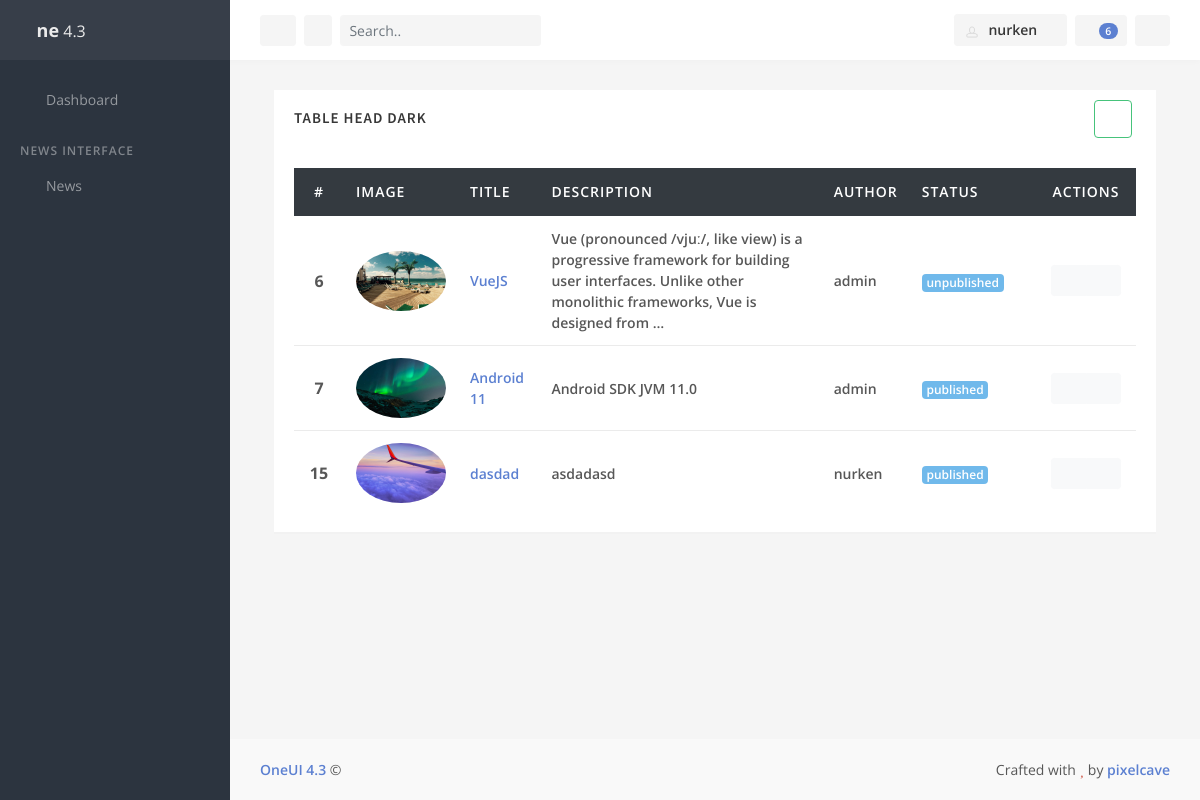
Page /news/ (signed in) on the committed database.
### news/models.py (models this page shows, shortened)
class News(models.Model):
    STATUS = [
        ('published', 'Published'),
        ('unpublished', 'Unpublished')
    ]
    title = models.CharField(verbose_name="Название", max_length=255)
    description = models.TextField(verbose_name="Описание")
    author = models.ForeignKey(User, on_delete=models.CASCADE)
    tag = models.ManyToManyField('Tag', null=True, blank=True, default=None)
    status = models.CharField(max_length=255, choices=STATUS, default="published")
    image = models.ImageField(null=True, blank=True)
    created_at = models.DateTimeField(verbose_name = "Дата создание", auto_now_add=timezone.now())
    class Meta:
        verbose_name = 'Новость'
        verbose_name_plural = 'Новости'

### news/views.py (the view)
# urls.py: path('', views.NewsCreate.as_view(), name="news"),
class NewsCreate(LoginRequiredMixin, CreateView):
    login_url = '/login'
    template_name = 'news/news.html'
    model = News
    fields = '__all__'
    def get_context_data(self, **kwargs):
        context = super().get_context_data(**kwargs)
        context["news"] = News.objects.all()
        context["forms"] = NewsForm()
        return context

### news/forms.py
class NewsForm(forms.ModelForm):
    def __init__(self, *args, **kwargs):
        super(NewsForm, self).__init__(*args, **kwargs)
        self.fields['title'].widget.attrs['class'] = 'form-control'
        self.fields['description'].widget.attrs['class'] = 'form-control'
        self.fields['author'].widget.attrs['class'] = 'form-control'
        self.fields['status'].widget.attrs['class'] = 'form-control'
        self.fields['tag'].widget.attrs['class'] = 'form-control'
        self.fields['image'].widget.attrs['class'] = 'form-control'
        self.fields['title'].widget.attrs['placeholder'] = 'Название'
        self.fields['description'].widget.attrs['placeholder'] = 'Описание'
    class Meta:
        model = News
        fields = '__all__'

### news/models.py (called while the page is built)
    def __str__(self):
        return f'Тег: {self.title}'

### news/templates/news/news.html (shortened to what this page needs)
{% extends "news/layouts.html" %}
{% load static %}
{% block content %}
    <div class="col-xl-12">
        <div class="block">
            <div class="block-header">
                <h3 class="block-title">Table Head Dark</h3>
                <div class="block-options">
                    <div class="block-options-item">
                        <button type="button" class="btn btn-outline-success" data-toggle="modal" data-target="#modal-block-large">
                            <i class="fa fa-plus"></i>
                        </button>
                    </div>
                </div>
            </div>
            <div class="block-content">
                <table class="table table-vcenter">
                    <thead class="thead-dark">
                        <tr>
                            <th class="text-center" style="width: 50px;">#</th>
                            <th>Image</th>
                            <th>Title</th>
                            <th>Description</th>
                            <th>Author</th>
                            <th class="d-none d-sm-table-cell" style="width: 15%;">Status</th>
                            <th class="text-center" style="width: 100px;">Actions</th>
                        </tr>
                    </thead>
                    <tbody>
                        {% for item in news %}
                            <tr>
                                <th class="text-center" scope="row">{{ item.id }}</th>
                                <td class="text-center" scope="row">
                                    {% if item.image %}
                                        <img src="{{ item.image.url }}" alt="img" height="60px" style="border-radius: 50%">
                                    {% else %}
                                        <img src="{% static 'assets/media/photos/photo33.jpg' %}" alt="img" height="60px" style="border-radius: 50%">
                                    {% endif %}
                                </td>
                                <td class="font-w600 font-size-sm">
                                    <a href="{% url 'details' id=item.id %}">{{ item.title }}</a>
                                </td>
                                <td class="font-w600 font-size-sm">
                                    {{ item.description|truncatechars:150 }}
                                </td>
                                <td class="font-w600 font-size-sm">
                                    {{ item.author }}
                                </td>
                                <td class="d-none d-sm-table-cell">
                                    <span class="badge badge-info">{{ item.status }}</span>
                                </td>
                                <td class="text-center">
                                    <div class="btn-group">
                                        <a href="{% url 'edit' id=item.id %}" class="btn btn-sm btn-light js-tooltip-enabled"
                                            data-toggle="tooltip" title="edit" data-original-title="Edit">
                                            <i class="fa fa-fw fa-pencil-alt"></i>
                                        </a>
                                        <a href="{% url 'delete' id=item.id %}" class="btn btn-sm btn-light js-tooltip-enabled"
                                            data-toggle="tooltip" title="delete" data-original-title="Remove">
                                            <i class="fa fa-fw fa-times"></i>
                                        </a>
                                    </div>
                                </td>
                            </tr>
                        {% endfor %}
                    </tbody>
                </table>
            </div>
        </div>
    </div>
{% endblock content %}

### news/templates/news/layouts.html (shortened to what this page needs)
{% load static %}
<!doctype html>
<html lang="en">
    <head>
        <link rel="stylesheet" id="css-main" href="{% static 'assets/css/oneui.min.css' %}">
    </head>
    <body>
        <div id="page-container" class="sidebar-o sidebar-dark enable-page-overlay side-scroll page-header-fixed">
            <nav id="sidebar" aria-label="Main Navigation">
                <div class="content-header bg-white-5">
                    <a class="font-w600 text-dual" href="index.html">
                        <i class="fa fa-circle-notch text-primary"></i>
                        <span class="smini-hide">
                            <span class="font-w700 font-size-h5">ne</span> <span class="font-w400">4.3</span>
                        </span>
                    </a>
                    <div>
                        <div class="dropdown d-inline-block ml-3">
                            <a class="text-dual font-size-sm" id="sidebar-themes-dropdown" data-toggle="dropdown" aria-haspopup="true" aria-expanded="false" href="#">
                                <i class="si si-drop"></i>
                            </a>
                        </div>
                    </div>
                </div>
                <div class="content-side content-side-full">
                    <ul class="nav-main">
                        <li class="nav-main-item">
                            <a class="nav-main-link" href="{% url 'home' %}">
                                <i class="nav-main-link-icon si si-speedometer"></i>
                                <span class="nav-main-link-name">Dashboard</span>
                            </a>
                        </li>
                        <li class="nav-main-heading">News Interface</li>
                        <li class="nav-main-item">
                            <a class="nav-main-link nav-main-link-submenu" data-toggle="submenu" aria-haspopup="true" aria-expanded="false" href="#">
                                <i class="nav-main-link-icon si si-energy"></i>
                                <span class="nav-main-link-name">News</span>
                            </a>
                        </li>
                    </ul>
                </div>
            </nav>
            <header id="page-header">
                <div class="content-header">
                    <div class="d-flex align-items-center">
                        <button type="button" class="btn btn-sm btn-dual mr-2 d-none d-lg-inline-block" data-toggle="layout" data-action="sidebar_mini_toggle">
                            <i class="fa fa-fw fa-ellipsis-v"></i>
                        </button>
                        <button type="button" class="btn btn-sm btn-dual mr-2" data-toggle="modal" data-target="#one-modal-apps">
                            <i class="si si-grid"></i>
                        </button>
                        <form class="d-none d-sm-inline-block" action="be_pages_generic_search.html" method="POST">
                            <div class="input-group input-group-sm">
                                <input type="text" class="form-control form-control-alt" placeholder="Search.." id="page-header-search-input2" name="page-header-search-input2">
                                <div class="input-group-append">
                                    <span class="input-group-text bg-body border-0">
                                        <i class="si si-magnifier"></i>
                                    </span>
                                </div>
                            </div>
                        </form>
                    </div>
                    <div class="d-flex align-items-center">
                        <div class="dropdown d-inline-block ml-2">
                            <button type="button" class="btn btn-sm btn-dual" id="page-header-user-dropdown" data-toggle="dropdown" aria-haspopup="true" aria-expanded="false">
                                <img class="rounded" src="{% static 'assets/media/avatars/avatar10.jpg' %}" alt="Header Avatar" style="width: 18px;">
                                <span class="d-none d-sm-inline-block ml-1">
                                    {% if request.user %}
                                        {{ request.user.username }}
                                    {% else %}
                                        'Anonim'
                                    {% endif %}
                                </span>
                                <i class="fa fa-fw fa-angle-down d-none d-sm-inline-block"></i>
                            </button>
                        </div>
                        <div class="dropdown d-inline-block ml-2">
                            <button type="button" class="btn btn-sm btn-dual" id="page-header-notifications-dropdown" data-toggle="dropdown" aria-haspopup="true" aria-expanded="false">
                                <i class="si si-bell"></i>
                                <span class="badge badge-primary badge-pill">6</span>
                            </button>
                        </div>
                        <button type="button" class="btn btn-sm btn-dual ml-2" data-toggle="layout" data-action="side_overlay_toggle">
                            <i class="fa fa-fw fa-list-ul fa-flip-horizontal"></i>
                        </button>
                    </div>
                </div>
            </header>
            <main id="main-container">
                <div class="content">
                    {% block content %}{% endblock content %}
                </div>
            </main>
            <footer id="page-footer" class="bg-body-light">
                <div class="content py-3">
                    <div class="row font-size-sm">
                        <div class="col-sm-6 order-sm-2 py-1 text-center text-sm-right">
                            Crafted with <i class="fa fa-heart text-danger"></i> by <a class="font-w600" href="https://1.envato.market/ydb" target="_blank">pixelcave</a>
                        </div>
                        <div class="col-sm-6 order-sm-1 py-1 text-center text-sm-left">
                            <a class="font-w600" href="https://1.envato.market/xWy" target="_blank">OneUI 4.3</a> &copy;
                        </div>
                    </div>
                </div>
            </footer>
        </div>
    </body>
</html>

### rows in the picture
News: id "6", image (picture), title "VueJS", description "Vue (pronounced /vjuː/, like view) is a progressive framework for building user interfaces. Unlike other monolithic frameworks, Vue is designed from …", author "admin", status "unpublished"
News: id "7", image (picture), title "Android 11", description "Android SDK JVM 11.0", author "admin", status "published"
News: id "15", image (picture), title "dasdad", description "asdadasd", author "nurken", status "published"

### other values in the picture
{{ request.user.username }} "nurken"
